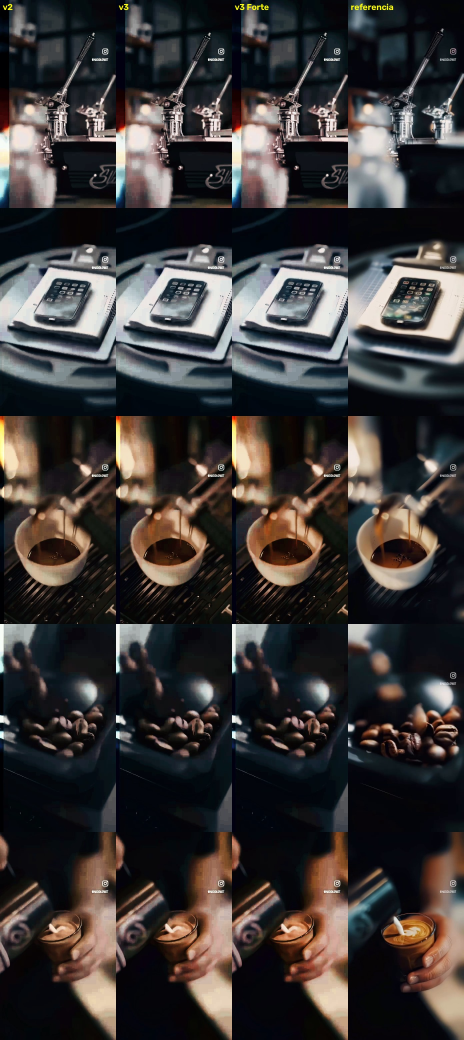
#> input picture davinci/looks/cafe/comparacao_v3.jpg, 1392 x 3120 px, given in place of 013.png, which was not available (shown at 1/3 size)
$ python tune.py 1.0
#> lines starting #> are read from the running program, lines starting #| are printed output that depends on the picture; pictures that were not available may be replaced by others from this repository, and a replacement may not be noted
### davinci/looks/cafe/colormath.py
import numpy as np
def npm(prim,w=(0.3127,0.3290)):
    P=np.array([[x/y,1,(1-x-y)/y] for x,y in prim]).T
    W=np.array([w[0]/w[1],1,(1-w[0]-w[1])/w[1]])
    return P*np.linalg.solve(P,W)
SG3C=npm([(0.766,0.275),(0.225,0.800),(0.089,-0.087)])
DWG=npm([(0.8000,0.3130),(0.1682,0.9877),(0.0790,-0.1155)])
R709=npm([(0.64,0.33),(0.30,0.60),(0.15,0.06)])
#> (reads davinci/looks/cafe/model.json from the repository)
#> (reads davinci/looks/cafe/corr.npy from the repository)
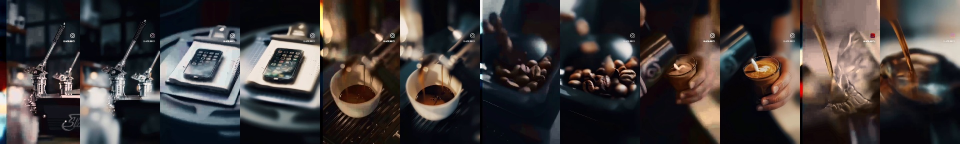
#> input picture davinci/looks/cafe/val_lut.jpg, 1920 x 288 px, given in place of 023.png, which was not available (shown at 1/2 size)
SG3C_to_DWG=np.linalg.inv(DWG)@SG3C
DWG_to_709=np.linalg.inv(R709)@DWG
R709_to_DWG=np.linalg.inv(DWG_to_709)
def slog3_dec(x):
    x=np.asarray(x,float)
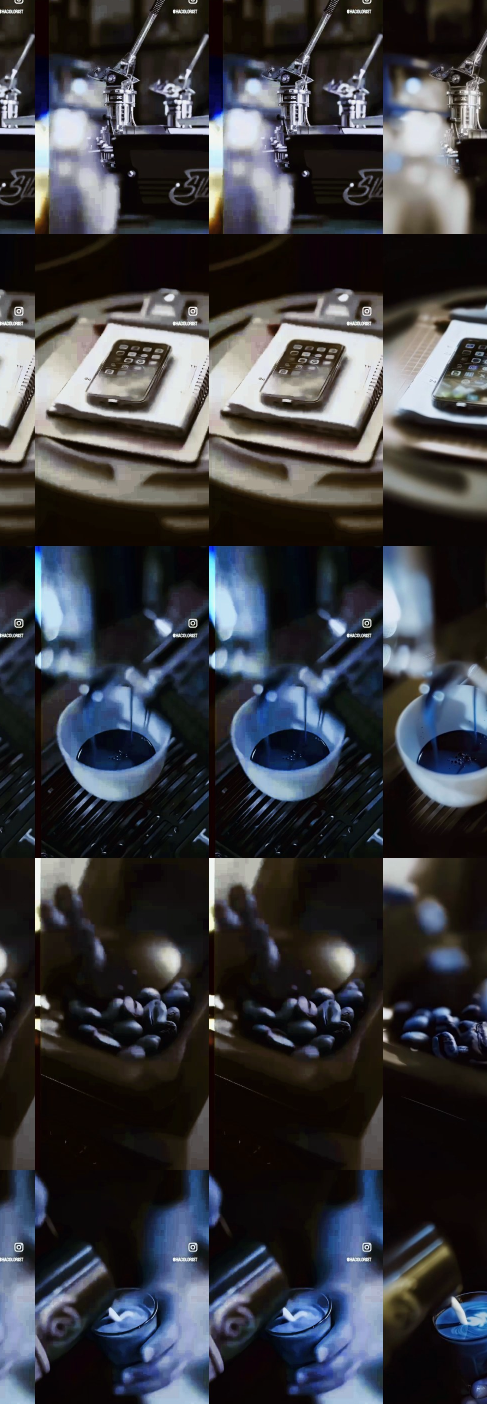
#> x: shape (2808, 974, 3) float64 (shown at 1/2 size); mean B, G, R 0.252, 0.234, 0.231
    return np.where(x>=171.2102946929/1023,10**((x*1023-420)/261.5)*(0.18+0.01)-0.01,(x*1023-95)*0.01125/(171.2102946929-95))
A_,B_,C_,M_,LC=0.0075,7.0,0.07329248,10.44426855,0.00262409
LOGCUT=0.02740668
def di_enc(l): l=np.asarray(l,float); return np.where(l<=LC,l*M_,(np.log2(np.maximum(l,LC)+A_)+B_)*C_)
def di_dec(v): v=np.asarray(v,float); return np.where(v<=LOGCUT,v/M_,2**(v/C_-B_)-A_)
def tm(l):  # neutral display render: soft rolloff then 2.4 encode
    l=np.maximum(l,0); t=l*(1+l/6)/(1+l)
    return np.clip(t,0,1)**(1/2.4)
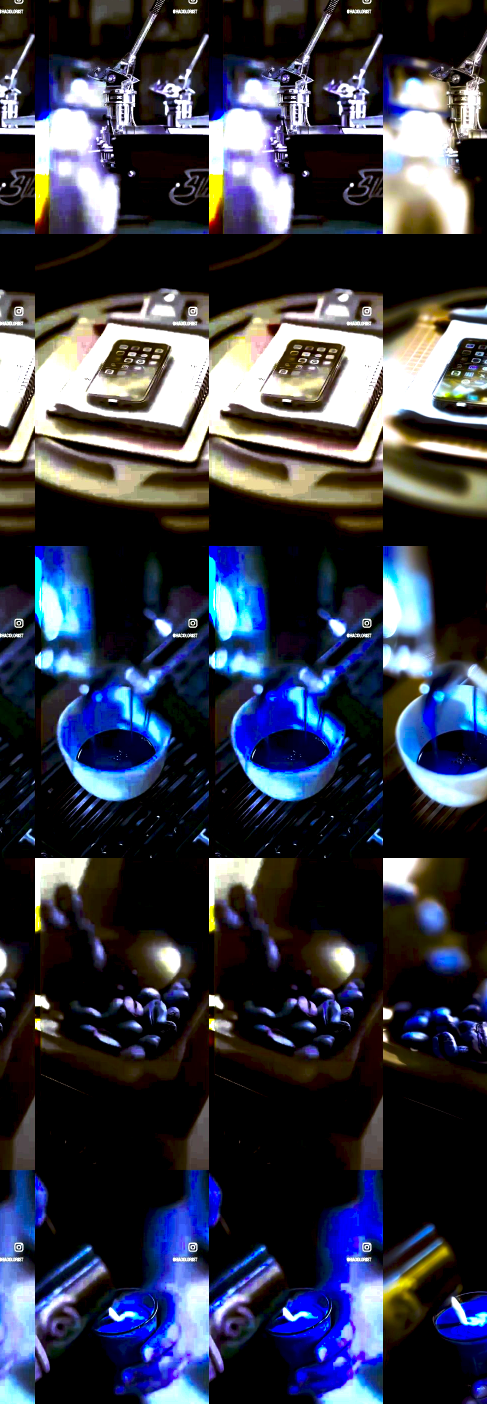
#> returned value: shape (2808, 974, 3) float64 (shown at 1/2 size); mean of channels 0, 1, 2 0.283, 0.231, 0.219; drawn as B, G, R
LW=np.array([0.2126,0.7152,0.0722])

### davinci/looks/cafe/apply.py
import numpy as np,sys,json
import os; sys.path.insert(0,os.path.dirname(os.path.abspath(__file__))); from colormath import *
from scipy.interpolate import PchipInterpolator
m=json.load(open(os.path.join(os.path.dirname(os.path.abspath(__file__)),"model.json")))
curve=PchipInterpolator(m['X'],m['Y']); Mc=np.array(m['Mc']); off=np.array(m['off']); e=np.array(m['edges'])
def look_from_neutral(N,strength=1.0):
#> called with strength = 1
    Ny=N@LW; cN=N-Ny[...,None]
    # smooth per-luma offsets
    cen=(e[:-1]+e[1:])/2
    o=np.stack([np.interp(Ny,cen,off[:,k]) for k in range(3)],-1)
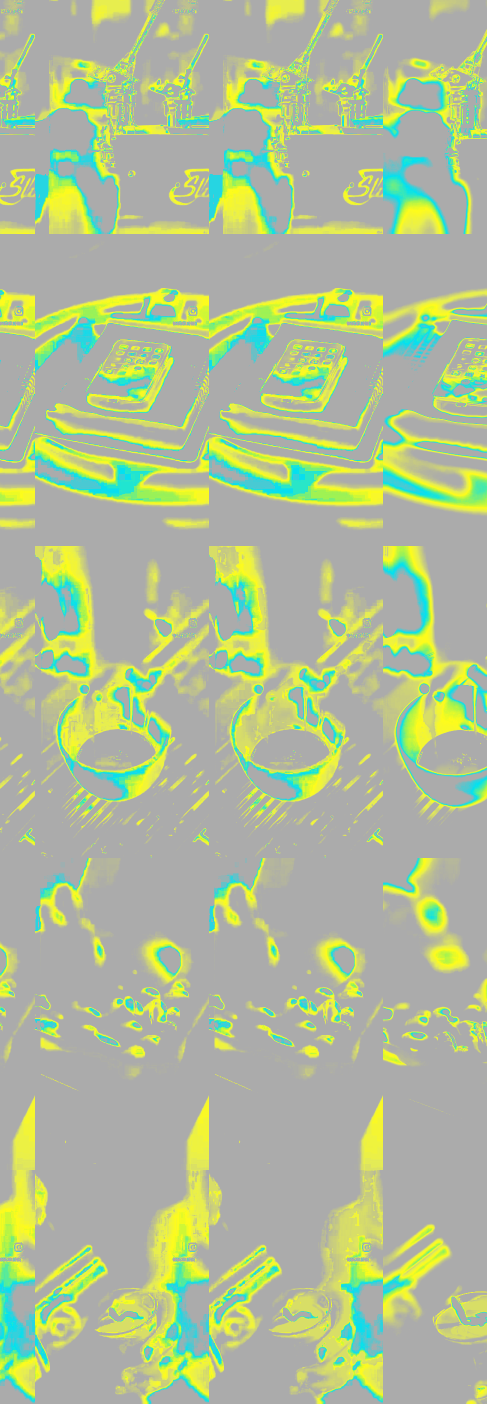
#> o: shape (2808, 974, 3) float64 (shown at 1/2 size); mean of channels 0, 1, 2 -0.00671, 0.00614, 0.0013; drawn with min black and max white
    cG=cN@Mc.T+o
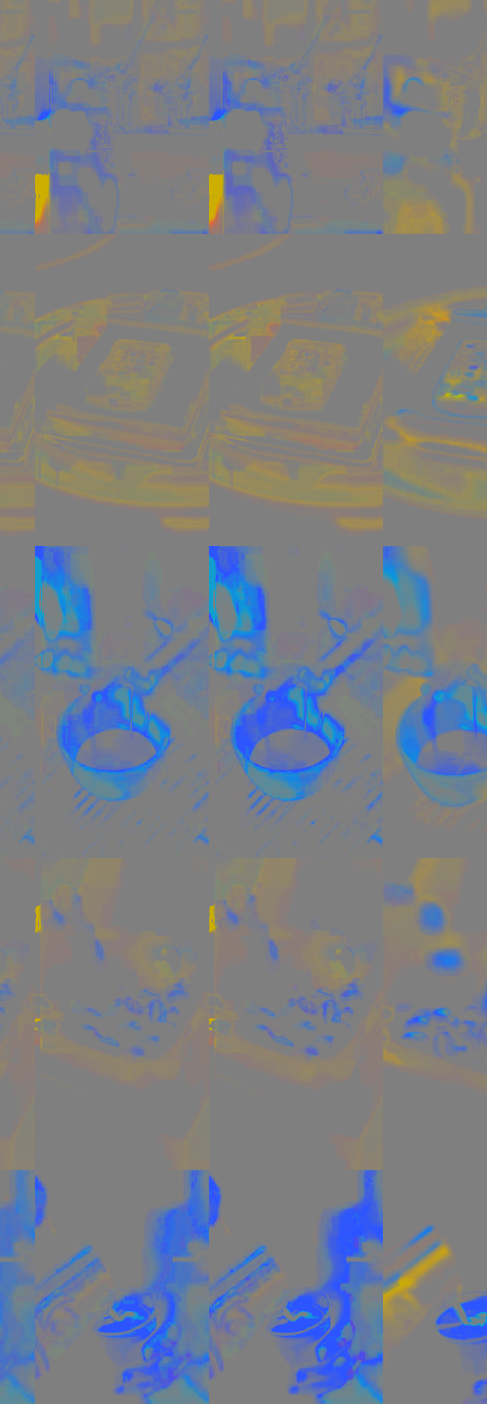
#> cG: shape (2808, 974, 3) float64 (shown at 1/2 size); mean of channels 0, 1, 2 0.0431, -0.00659, -0.0358; drawn with min black and max white
    G=curve(np.clip(Ny,0,1))[...,None]+cG
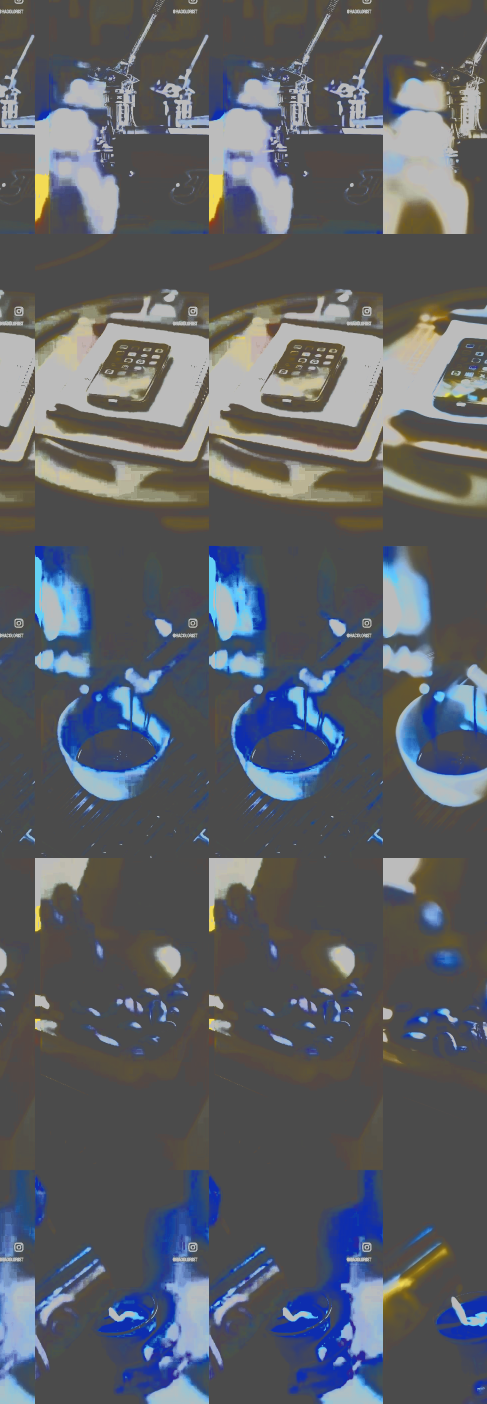
#> G: shape (2808, 974, 3) float64 (shown at 1/2 size); mean of channels 0, 1, 2 0.227, 0.177, 0.148; drawn with min black and max white
    G=np.clip(G,0,1)
    return N*(1-strength)+G*strength
def neutral_from_di(di):
    lin=di_dec(di); return tm(lin@DWG_to_709.T)
def neutral_from_slog(v):
    return tm((slog3_dec(v)@SG3C_to_DWG.T)@DWG_to_709.T)

### davinci/looks/cafe/apply2.py
import numpy as np,sys
sys.path.insert(0,"/tmp/claude-0/-home-user-claude/9a1b4659-5c67-5fe1-8bf2-e9f9e4d7a521/scratchpad/ref/work")
from apply import *
from scipy.interpolate import RegularGridInterpolator
corr=np.load("/tmp/claude-0/-home-user-claude/9a1b4659-5c67-5fe1-8bf2-e9f9e4d7a521/scratchpad/ref/work/corr.npy")
n=corr.shape[0]; g=np.linspace(0,1,n)
I=RegularGridInterpolator((g,g,g),corr)
SAT=1.15
def look2(N,use_corr=True):
    G=look_from_neutral(N); Gy=G@LW; G=np.clip(Gy[...,None]+(G-Gy[...,None])*SAT,0,1)
#> after `Gy = G @ LW`:
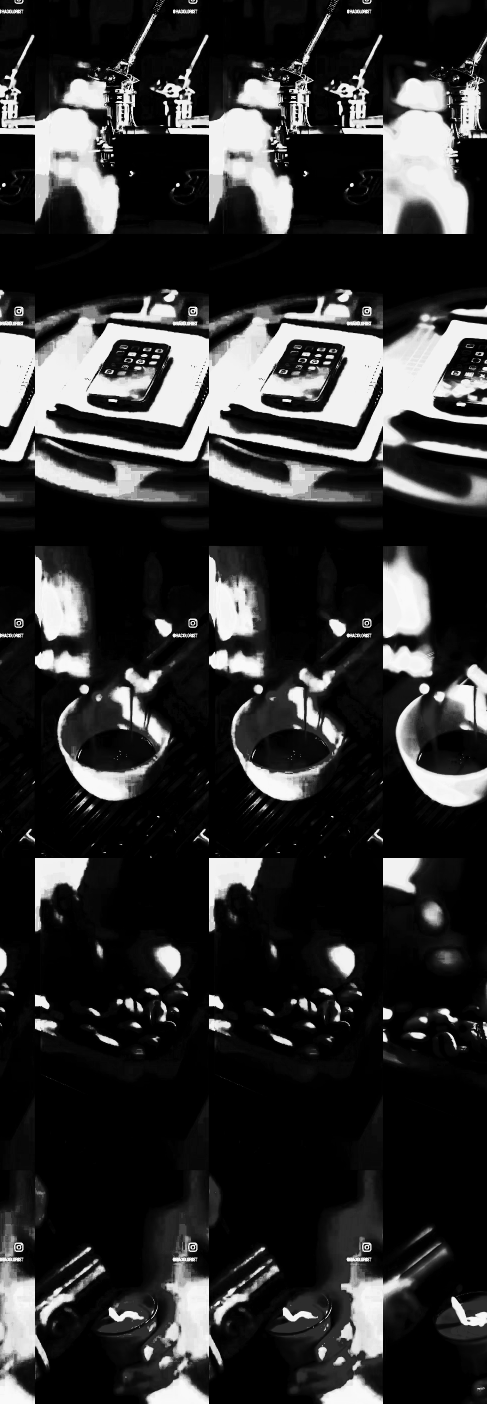
#> Gy: shape (2808, 974) float64 (shown at 1/2 size); min 0, max 0.984, mean 0.196
    if use_corr: G=np.clip(G+I(np.clip(N,0,1).reshape(-1,3)).reshape(N.shape),0,1)
    return G

### davinci/looks/cafe/tune.py
import numpy as np,cv2,sys,json
sys.path.insert(0,".")
import apply2
from apply2 import *
R=".."
def st(x):
    hsv=cv2.cvtColor(x.astype(np.float32),cv2.COLOR_RGB2HSV); y=x@LW
    return np.round([np.percentile(y,5),np.percentile(y,50),np.percentile(y,95),np.percentile(y,99),hsv[...,1].mean()],3)
PA=[(13,23),(47,57),(58,68),(1,12),(69,80)]
def frames():
    for a,b in PA:
#> (the run stopped early here; a loop or call above may not have finished)
